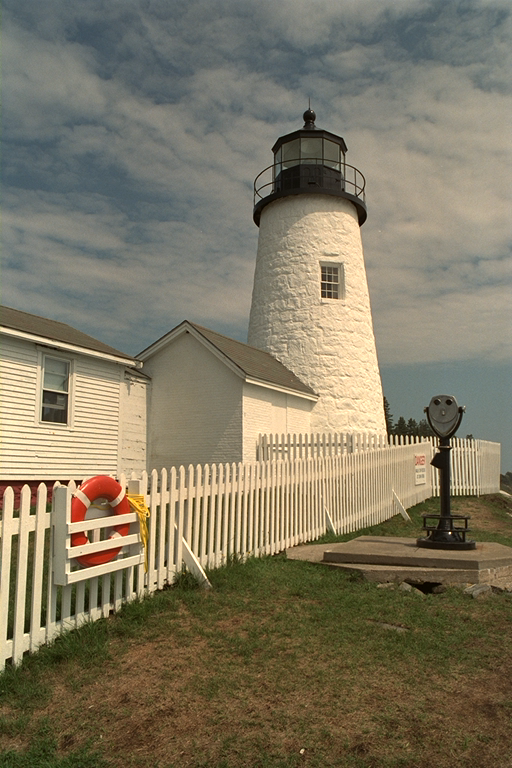
#> input picture exercise_02/images/lighthouse.ppm, 512 x 768 px
$ jupyter execute 2.2_Demosaicing_Exercise.ipynb
#> lines starting #> are read from the running program, lines starting #| are printed output that depends on the picture; long printed decimals are rounded
# 2.2 Demosaicing (30 + 40 + 20 = 90 points)
Nowadays cameras acquire color photographs by means of using a color filter array (CFA). The most common of such CFAs is the Bayer pattern (see Figure 1). In this configuration each pixel only senses one out of the three primary colors, hence discarding about two-third of the incoming light. The recovery of the missed color information in each pixel is called demosaicing and requires quite tricky image processing to avoid the introduction of unsightly color artifacts. <br>A reasonable approach is to reconstruct the green channel first, since it has the best spatial distribution of the three color channels and therefore is less subject to noise. After the green channel is finished one can employ its information to reconstruct the red and blue channel.

<center>


<center>

Figure 1.The Bayer pattern with different mosaic patterns
[1](https://pixinsight.com/doc/tools/Debayer/Debayer.html)<br>


### Your Task is to implement the following functionalities:
> a) Realize demosaicing by nearest neighbor interpolation.<br>The straightforward method is to use the color information in a 2 × 2 neighborhood to restore the colors for all 4 pixels. This procedure is quite simple but has a severe drawback.<br> <br>
> b) Implement bilinear interpolation and compare it to nearest neighbor interpolation.<br>The most common interpolation type is bilinear interpolation. The basic scheme is to interpolate a missing pixel by averaging existing pixels in a 3 × 3- neighborhood first in one direction and then averaging the computed averages along the other direction.<br>

> __Hint:__ The provided helper function convolve2D can be used in the bilinear interpolation implementation.

> __Hint:__ All exercises should be implemented in functions taking the bayer pattern image as input and returning the demosaiced image, e.g. `image = function name(bayer)`. You don’t need to implement correct boundary handling, since the results are only differing in a few boundary pixels and the induced overhead is just too high.

> c) Compare visually and numerically.<br>Give a short description of the drawbacks / artifacts of the different algorithms and explain the problem
behind, e.g. why it happens. Use PSNR to measure the recovered image fidelity.

[cell 1]
# Set path to your ppm folder TODO:
ppm_path = "./images"

[cell 2]
# Imports
import os
import numpy as np
import matplotlib.pyplot as plt

[cell 3]
# Helper functions:
def im2bayer(image: np.ndarray) -> np.ndarray:
    """Computes the bayer pattern given an image.
    Args:
        image:
            The input image to work on. Shape [H,W,3].
    Returns:
        The bayer pattern."""

   # image=(image/255).astype(float)
    bayer=np.zeros(image.shape)

    #RGGB pattern:
    for i in range(0,image.shape[0],2):
        for j in range(0,image.shape[1],2):
            bayer[i,j,0]=image[i,j,0]  #R

    for i in range(0,image.shape[0],2):
        for j in range(1,image.shape[1],2):
            bayer[i,j,1]=image[i,j,1]  #G

    for i in range(1,image.shape[0],2):
        for j in range(0, image.shape[1],2):
            bayer[i,j,1]=image[i,j,1]  #G

    for i in range(1, image.shape[0],2):
        for j in range(1, image.shape[1],2):
            bayer[i,j,2]=image[i,j,2]  #B

    return bayer

def convolve2D(image: np.ndarray, kernel: np.ndarray, padding:int = 0, strides: int = 1) -> np.ndarray:
    """ Cross Correlation of the given image with the given kernel, equivalent to filter2D.
    Args:
        image:
            The input image to work on. Shape [H,W,3].
        kernel:
            The kernel to be slided/convolved with over/with the image. Shape example here: [2,2,3]
    Returns:
        output:
            The convolved/2D filtered image."""

    kernel = np.flipud(np.fliplr(kernel))

    # Gather Shapes of Kernel + Image + Padding.
    x_kern_shape = kernel.shape[0]
    y_kern_shape = kernel.shape[1]
    x_img_shape = image.shape[0]
    y_img_shape = image.shape[1]

    # Shape of Output Convolution.
    x_output = int(((x_img_shape - x_kern_shape + 2 * padding) / strides) + 1)
    y_output = int(((y_img_shape - y_kern_shape + 2 * padding) / strides) + 1)
    output = np.zeros((x_output, y_output))

    # Apply Equal Padding to All Sides.
    if padding != 0:
        image_padded = np.zeros((image.shape[0] + padding*2, image.shape[1] + padding*2))
        image_padded[int(padding):int(-1 * padding), int(padding):int(-1 * padding)] = image
        #print(imagePadded)
    else:
        image_padded = image

    # Iterate through image.
    for y in range(image.shape[1]):
        # Exit Convolution.
        if y > image.shape[1] - y_kern_shape:
            break
        # Only Convolve if y has gone down by the specified Strides.
        if y % strides == 0:
            for x in range(image.shape[0]):
                # Go to next row once kernel is out of bounds.
                if x > image.shape[0] - x_kern_shape:
                    break
                try:
                    # Only Convolve if x has moved by the specified Strides.
                    if x % strides == 0:
                        output[x, y] = (kernel * image_padded[x: x + x_kern_shape, y: y + y_kern_shape]).sum()
                except:
                    break

    return output

### a) Nearest Neighbor (30)
Realize demosaicing by _nearest neighbor_ interpolation.<br>The straightforward method is to use the color information in a 2 × 2 neighborhood to restore the colors for all 4 pixels.

__Hint:__ Take a look at the im2bayer function to figure out the CFA layout.

[cell 4]
def nearest_neighbor(bayer):

    # Compute nearest neighbor color with sliding 2x2 window
    new_image = bayer.copy()
    for i in range(0,bayer.shape[0],2):
        for j in range(0,bayer.shape[1],2):
            # reconstruct red
            new_image[i+1,j,0] = bayer[i,j,0]
            new_image[i,j+1,0] = bayer[i,j,0]
            new_image[i+1,j+1,0] = bayer[i,j,0]

            # reconstruct green
            new_image[i,j,1] = (bayer[i,j+1,1] + bayer[i+1,j,1]) / 2
            new_image[i+1,j+1,1] = new_image[i,j,1]

            # reconstruct blue
            new_image[i,j,2] = bayer[i+1,j+1,2]
            new_image[i,j+1,2] = bayer[i+1,j+1,2]
            new_image[i+1,j,2] = bayer[i+1,j+1,2]

    return new_image.astype(np.uint8)

### b) Bilinear Interpolation (40)
Implement _bilinear interpolation_ and compare it to nearest neighbor interpolation.<br>The most common interpolation type is bilinear interpolation. The basic scheme is to interpolate a missing pixel by averaging existing pixels in a 3 × 3- neighborhood first in one direction and then averaging the computed averages along the other direction.

[cell 5]
def bilinear(bayer):

    # Compute bilinear interpolation with sliding 3x3 window
    # Kernels from slides
    new_image = np.stack([convolve2D(bayer[:,:,0], np.array([[1,2,1],[2,4,2],[1,2,1]])/4,padding=1),
                          convolve2D(bayer[:,:,1], np.array([[0,1,0],[1,4,1],[0,1,0]])/4,padding=1),
                          convolve2D(bayer[:,:,2], np.array([[1,2,1],[2,4,2],[1,2,1]])/4,padding=1),
                        ], axis=-1)

    return new_image.astype(np.uint8)

### c) Comparison (20)
Compare visually and numerically.
Display all of your results: The image (ref), the computed bayer pattern, the nearest neighbor (nn) and bilinear interpolated results.
Calculate the psnr between the nn and image ref, and the bilinear and image ref and write out the result.

__Hint:__ Create a plot with subplots for each image and give them a title so you know what you are looking at.

[cell 6]
fig, ax = plt.subplots(2, 2, figsize=(10, 15))

# Read the image.
lighthouse = plt.imread(os.path.join(ppm_path, "lighthouse.ppm"))
#> lighthouse is the input picture: shape (768, 512, 3); mean R, G, B 127, 119.3, 97.8

# Display the image here:
ax[0,0].imshow(lighthouse)
ax[0,0].set_title("Original Image")

# Compute bayer image using the helper function:im2bayer and dispay the bayer image.
bayer = im2bayer(lighthouse)
#> after the loop in im2bayer, `for i in range(0,image.shape[0],2):`:
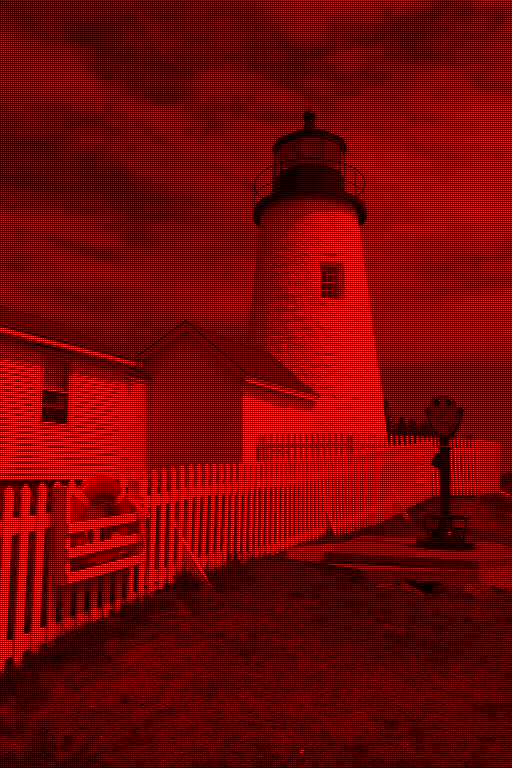
#> bayer: shape (768, 512, 3) float64; mean R, G, B 31.8, 29.8, 0
#> after the loop in im2bayer, `for i in range(1,image.shape[0],2):`:
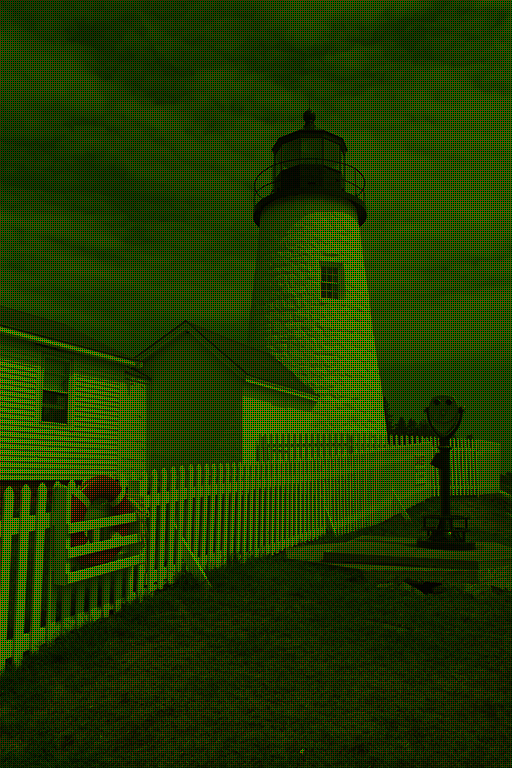
#> bayer: shape (768, 512, 3) float64; mean R, G, B 31.8, 59.6, 0
#> after the loop in im2bayer, `for i in range(1, image.shape[0],2):`:
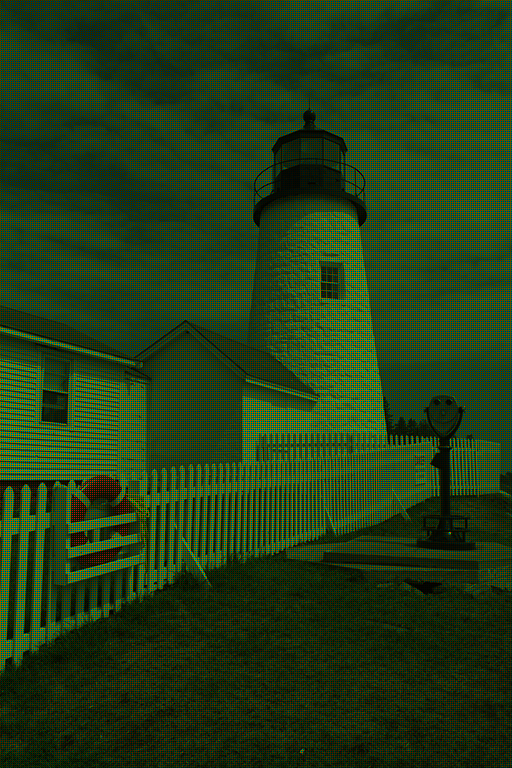
#> bayer: shape (768, 512, 3) float64; mean R, G, B 31.8, 59.6, 24.5

# Display the bayer image.
ax[0,1].imshow(bayer)
ax[0,1].set_title("Bayer Image")

# Debayer the bayer image with nn interpolation method here:
nn = nearest_neighbor(bayer)
#> after the loop in nearest_neighbor, `for i in range(0,bayer.shape[0],2):`:
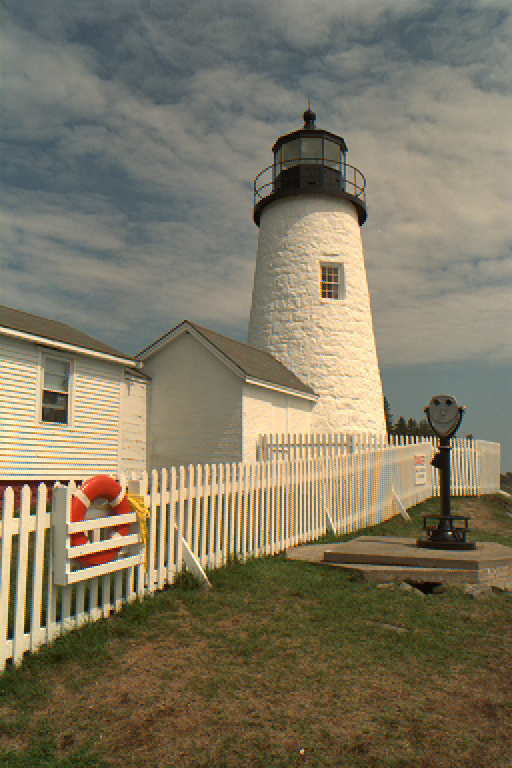
#> new_image: shape (768, 512, 3) float64; mean R, G, B 127.1, 119.3, 97.8

# Display the nn interpolated result here:
ax[1,0].imshow(nn)
ax[1,0].set_title("Nearest Neighbor Interpolated Image")

# Debayer the bayer image with bilinear interpolation method here.
bil = bilinear(bayer)
#> in convolve2D, `kernel = np.flipud(np.fliplr(kernel))`: kernel = [[0.25, 0.5, 0.25], [0.5, 1, 0.5], [0.25, 0.5, 0.25]]
#> after the loop in convolve2D, `for y in range(image.shape[1]):`:
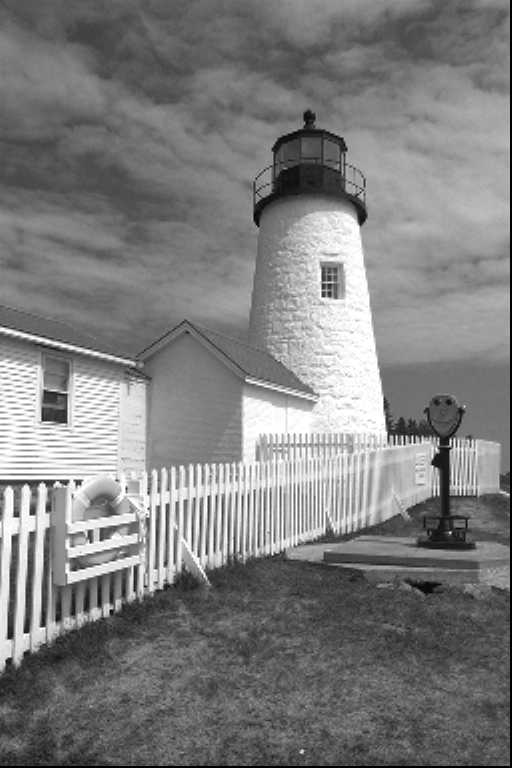
#> output: shape (768, 512) float64; min 0, max 255, mean 126.3
#> call 2 of convolve2D, with kernel = array of shape (3, 3), padding = 1, strides = 1
#> in convolve2D (call 2), `kernel = np.flipud(np.fliplr(kernel))`: kernel = [[0, 0.25, 0], [0.25, 1, 0.25], [0, 0.25, 0]]
#> after the loop in convolve2D (call 2), `for y in range(image.shape[1]):`:
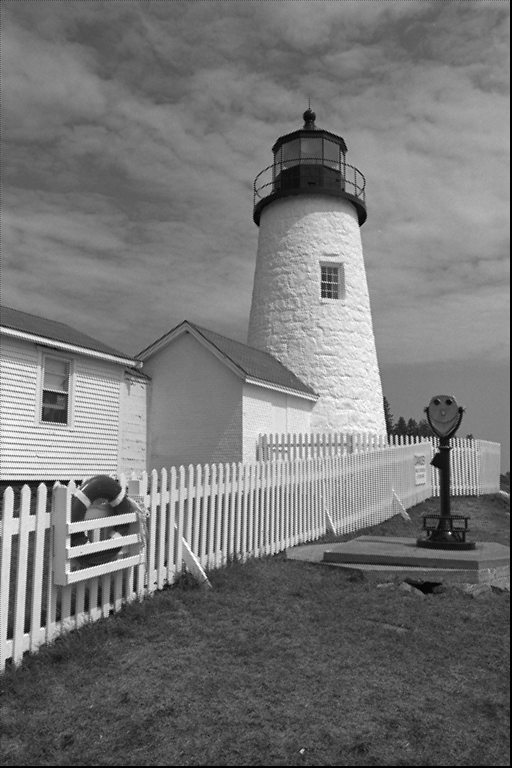
#> output: shape (768, 512) float64; min 0, max 255, mean 118.6
#> call 3 of convolve2D, with kernel = array of shape (3, 3), padding = 1, strides = 1
#> in convolve2D (call 3), `kernel = np.flipud(np.fliplr(kernel))`: kernel = [[0.25, 0.5, 0.25], [0.5, 1, 0.5], [0.25, 0.5, 0.25]]
#> in convolve2D (call 3), `image_padded[int(padding):int(-1 * padding), int(padding):int(-1 * pad..`:
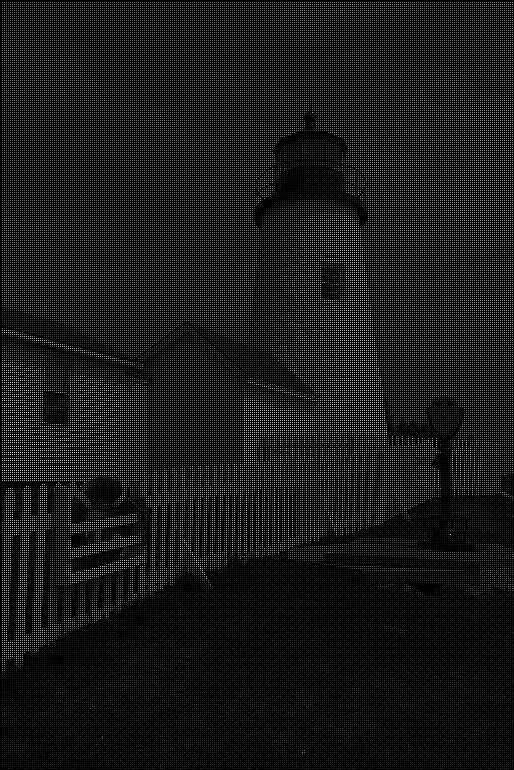
#> image_padded: shape (770, 514) float64; min 0, max 255, mean 24.3
#> after the loop in convolve2D (call 3), `for y in range(image.shape[1]):`:
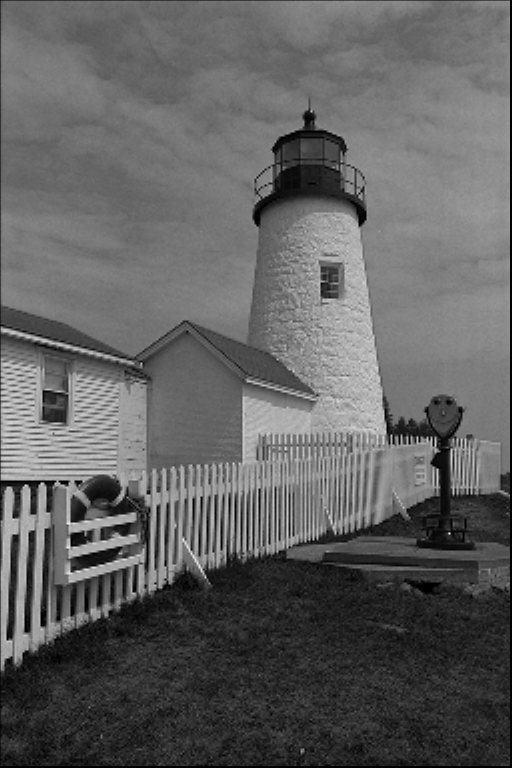
#> output: shape (768, 512) float64; min 0, max 255, mean 97.2
#> in bilinear, `new_image = np.stack([convolve2D(bayer[:,:,0], np.array([[1,2,1],[2,4,..`:
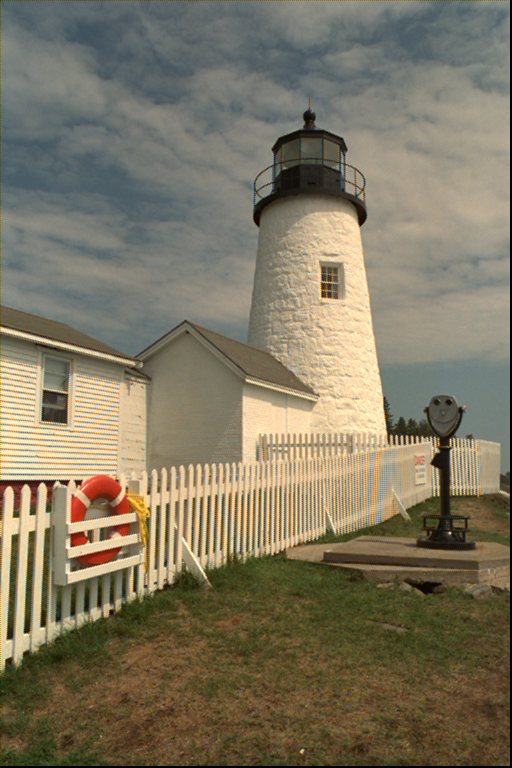
#> new_image: shape (768, 512, 3) float64; mean R, G, B 126.3, 118.6, 97.2

# Display the bilinear interpolated result.
ax[1,1].imshow(bil)
ax[1,1].set_title("Bilinear Interpolated Image")

# Calculate the psnr between the bilinar interpolated image and nearest neighbor interpolated image here.
from skimage.metrics import peak_signal_noise_ratio
psnr = peak_signal_noise_ratio(bil, nn)
#> psnr = 25.43
print(f"PSNR: {psnr}")
#| PSNR: 25.429
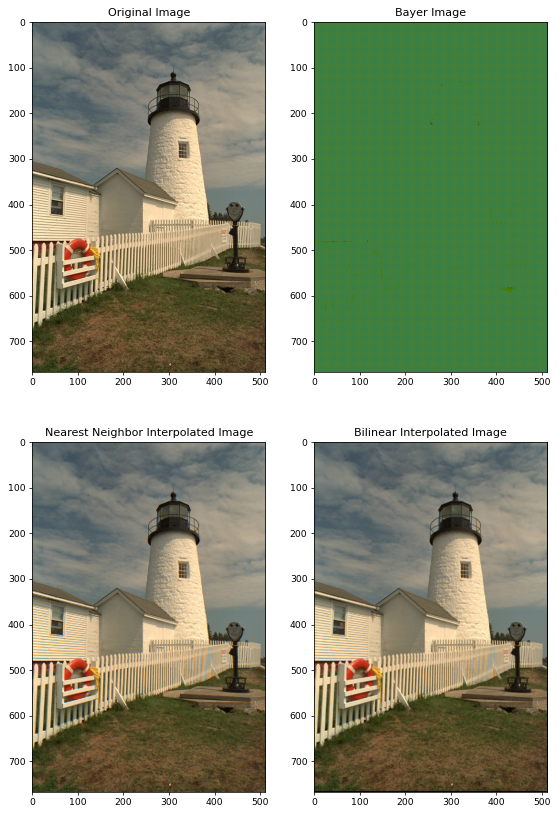
#> figure drawn by matplotlib, 4 panels

$ run again, with exercise_02/images/parrots.ppm copied over exercise_02/images/lighthouse.ppm
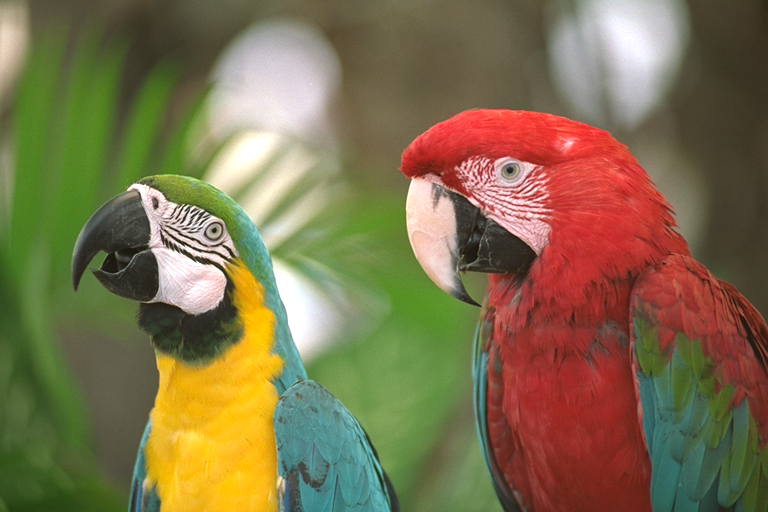
#> input picture exercise_02/images/parrots.ppm, 768 x 512 px
#> lighthouse is the input picture: shape (512, 768, 3); mean R, G, B 126.5, 112.4, 76.8
#> kernel = [[0.25, 0.5, 0.25], [0.5, 1, 0.5], [0.25, 0.5, 0.25]]
#> after the loop in convolve2D (call 3), `for y in range(image.shape[1]):`:
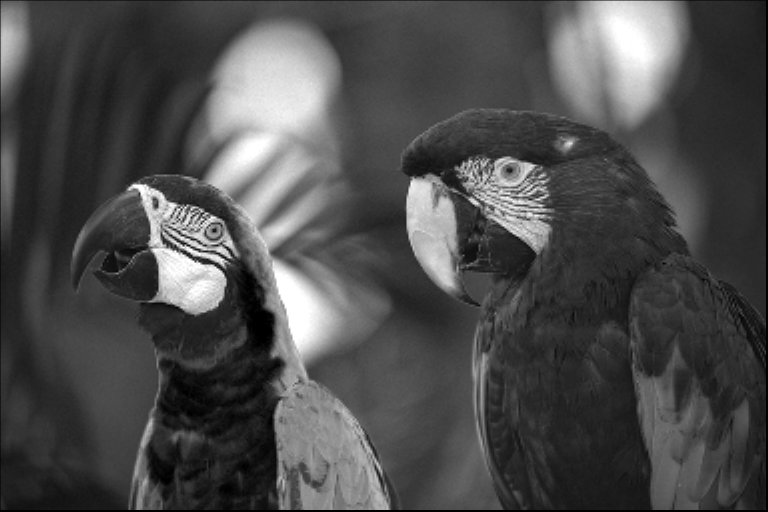
#> output: shape (512, 768) float64; min 0, max 255, mean 76.4
#> psnr = 28.78
#| PSNR: 28.777
#> `[cell 6] fig, ax = plt.subplots(2, 2, figsize=(10, 15))  # Read the im..`:
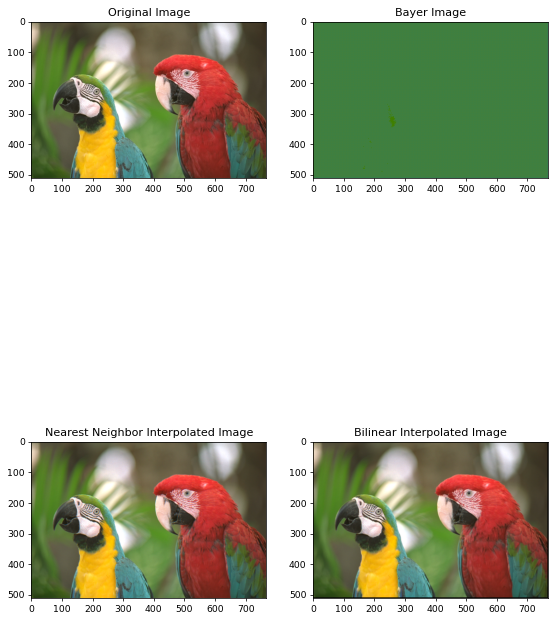
#> figure drawn by matplotlib, 4 panels
